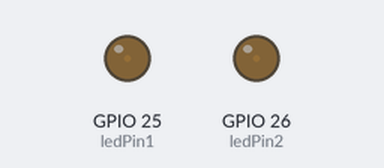
Recording of a sketch running on a simulated ESP32. Parts: output pins drawn as LEDs (lit = HIGH).

Above: at 0.05 s.
At 2.15 s:
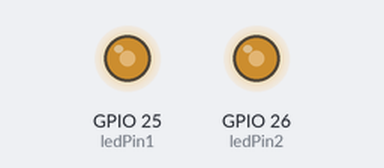
At 3.45 s:
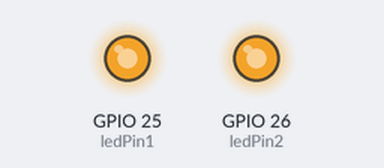
At 6.9 s:
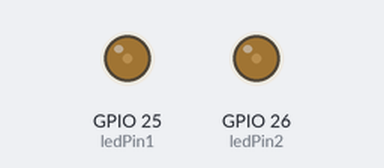
Timing chart, 0 to 10.0 s (numbered marks = the images above):
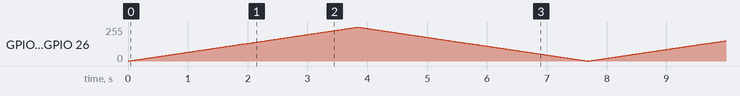

The sketch:

pwm.ino
```cpp
//adjustments so 2 pins light up
const int ledPin1 = 25;
const int ledPin2 = 26;

// setting PWM properties
const int freq = 5000;
const int ledChannel1 = 0;
const int ledChannel2= 0;
const int resolution = 8;

void setup(){
  // configure LED PWM functionalitites
  ledcSetup(ledChannel1, freq, resolution);
  ledcSetup(ledChannel2, freq, resolution);


  // attach the channel to the GPIO to be controlled
  ledcAttachPin(ledPin1, ledChannel1);
  ledcAttachPin(ledPin2, ledChannel2);
}

void loop(){
  // increase the LED brightness
  for(int dutyCycle = 0; dutyCycle <= 255; dutyCycle++){
    // changing the LED brightness with PWM
    ledcWrite(ledChannel1, dutyCycle);
    ledcWrite(ledChannel2, dutyCycle);
    delay(15);
  }

  // decrease the LED brightness
  for(int dutyCycle = 255; dutyCycle >= 0; dutyCycle--){
    // changing the LED brightness with PWM
    ledcWrite(ledChannel1, dutyCycle);
    ledcWrite(ledChannel2, dutyCycle);
    delay(15);
  }
}
```
